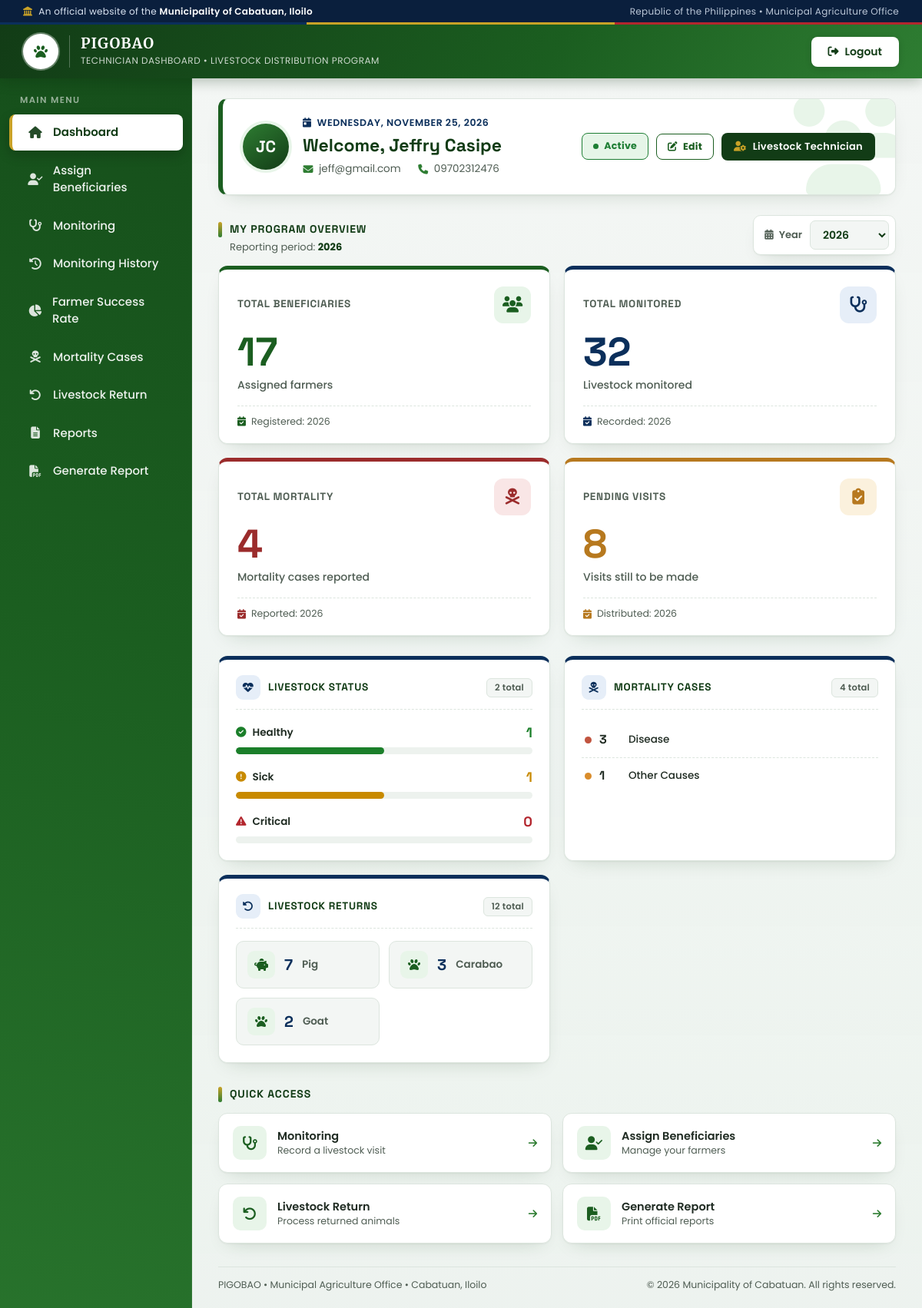
The app's page /technician_dashboard.php (signed in) with its own data.
### tables this page shows
CREATE TABLE `technicians` (
  `technician_id` int(10) UNSIGNED NOT NULL,
  `name` varchar(150) NOT NULL,
  `email` varchar(100) NOT NULL,
  `username` varchar(100) NOT NULL,
  `password` varchar(255) NOT NULL,
  `contact` varchar(50) DEFAULT NULL,
  `status` enum('active','inactive') NOT NULL DEFAULT 'active',
  `created_at` timestamp NOT NULL DEFAULT current_timestamp(),
  `updated_at` timestamp NOT NULL DEFAULT current_timestamp() ON UPDATE current_timestamp()
);

### technician_dashboard.php (the view, shortened to what this page needs)
<?php
require 'db.php';
$tech_id=(int)$_SESSION['technician_id'];
$tech=[];
$result=$conn->query("
    SELECT *
    FROM technicians
    WHERE technician_id=$tech_id
    LIMIT 1
");
if($result){
    $tech=$result->fetch_assoc()??[];
}
$yearRows=$conn->query("
    SELECT DISTINCT yr FROM (
        SELECT YEAR(registered_at)      AS yr FROM beneficiaries
        UNION SELECT YEAR(date_recorded)     FROM monitoring
        UNION SELECT YEAR(distribution_date) FROM distributions
    ) t
    WHERE yr IS NOT NULL
    ORDER BY yr DESC
");
$availableYears=[];
if($yearRows){
    while($yr=$yearRows->fetch_assoc()){
        $availableYears[]=(int)$yr['yr'];
    }
}
$yearParam=$_GET['year']??date('Y');
if($yearParam==='all'){
    $selectedYear='all';
}elseif(preg_match('/^\d{4}$/',$yearParam)){
    $selectedYear=(int)$yearParam;
}else{
    $selectedYear=(int)date('Y');
}
function yearFilter($column,$selectedYear){
    return "AND YEAR($column)=".(int)$selectedYear;
}
$total_beneficiaries=0;
$result=$conn->query("
    SELECT COUNT(*) AS cnt
    FROM beneficiaries
    WHERE barangay_id IN(
        SELECT barangay_id
        FROM technician_barangay
        WHERE technician_id=$tech_id
    )
    ".yearFilter('registered_at',$selectedYear)."
");
if($result){
    $row=$result->fetch_assoc();
    $total_beneficiaries=(int)($row['cnt']??0);
}
$total_monitoring=0;
$result=$conn->query("
    SELECT COUNT(*) AS cnt
    FROM monitoring
    WHERE created_by=$tech_id
    ".yearFilter('date_recorded',$selectedYear)."
");
if($result){
    $row=$result->fetch_assoc();
    $total_monitoring=(int)($row['cnt']??0);
}
$total_mortality=0;
$result=$conn->query("
    SELECT COUNT(*) AS cnt
    FROM monitoring m
    INNER JOIN distributions d
        ON m.distribution_id=d.distribution_id
    WHERE m.created_by=$tech_id
    AND (m.action='death' OR m.health_status='Dead')
    ".yearFilter('m.date_recorded',$selectedYear)."
");
if($result){
    $row=$result->fetch_assoc();
    $total_mortality=(int)($row['cnt']??0);
}
$total_pending_visits=0;
$result=$conn->query("
    SELECT COUNT(*) AS cnt
    FROM distributions d
    WHERE d.technician_id=$tech_id
    AND d.status='active'
    AND NOT EXISTS(
        SELECT 1 FROM monitoring m
        WHERE m.distribution_id=d.distribution_id
    )
    ".yearFilter('d.distribution_date',$selectedYear)."
");
if($result){
    $row=$result->fetch_assoc();
    $total_pending_visits=(int)($row['cnt']??0);
}
$livestock_status=['Healthy'=>0,'Sick'=>0,'Critical'=>0];
$result=$conn->query("
    SELECT m.health_status, COUNT(*) AS cnt
    FROM monitoring m
    INNER JOIN(
        SELECT distribution_id, MAX(monitoring_id) AS latest_id
        FROM monitoring
        GROUP BY distribution_id
    ) latest ON m.monitoring_id=latest.latest_id
    INNER JOIN distributions d ON d.distribution_id=m.distribution_id
    WHERE d.technician_id=$tech_id
    AND d.status='active'
    AND m.health_status IN('Healthy','Sick','Critical')
    ".yearFilter('m.date_recorded',$selectedYear)."
    GROUP BY m.health_status
");
if($result){
    while($row=$result->fetch_assoc()){
        $livestock_status[$row['health_status']]=(int)$row['cnt'];
    }
}
$livestock_status_total=array_sum($livestock_status);
$mortality_labels=[
    'disease'=>'Disease',
    'natural'=>'Natural Causes',
    'accident'=>'Accident',
    'unknown'=>'Unknown',
    'other'=>'Other Causes',
];
$mortality_breakdown=[];
$result=$conn->query("
    SELECT COALESCE(m.death_type,'other') AS death_type, COUNT(*) AS cnt
    FROM monitoring m
    INNER JOIN distributions d ON m.distribution_id=d.distribution_id
    WHERE m.created_by=$tech_id
    AND(m.action='death' OR m.health_status='Dead')
    ".yearFilter('m.date_recorded',$selectedYear)."
    GROUP BY death_type
    ORDER BY cnt DESC
");
if($result){
    while($row=$result->fetch_assoc()){
        $key=$row['death_type'];
        $label=$mortality_labels[$key]??ucfirst($key);
        $mortality_breakdown[]=['label'=>$label,'cnt'=>(int)$row['cnt']];
    }
}
$returns_breakdown=[];
$total_returns=0;
$result=$conn->query("
    SELECT l.kind, COUNT(*) AS cnt
    FROM distributions d
    INNER JOIN livestock l ON d.livestock_id=l.livestock_id
    WHERE d.technician_id=$tech_id
    AND d.status='returned'
    ".yearFilter('d.return_date',$selectedYear)."
    GROUP BY l.kind
    ORDER BY cnt DESC
");
if($result){
    while($row=$result->fetch_assoc()){
        $returns_breakdown[]=['label'=>ucfirst($row['kind']),'cnt'=>(int)$row['cnt']];
        $total_returns+=(int)$row['cnt'];
    }
}
$kindIcons=[
    'carabao'=>'fa-paw',
    'cow'=>'fa-paw',
    'goat'=>'fa-paw',
    'pig'=>'fa-piggy-bank',
    'chicken'=>'fa-egg',
];
$nameParts=preg_split('/\s+/',trim($tech['name']??''));
$initials='';
foreach(array_slice($nameParts,0,2) as $part){
    if($part!==''){
        $initials.=mb_strtoupper(mb_substr($part,0,1));
    }
}
$periodText=$selectedYear==='all'?'All Time':(string)(int)$selectedYear;
$statusRaw=strtolower(trim($tech['status']??''));
$statusClass='status-neutral';
if(in_array($statusRaw,['active','approved'],true)){
    $statusClass='status-active';
}elseif(in_array($statusRaw,['inactive','disabled','suspended'],true)){
    $statusClass='status-inactive';
}elseif($statusRaw==='pending'){
    $statusClass='status-pending';
}
?>
<!DOCTYPE html>
<html lang="en">
<head>
<link rel="stylesheet" href="https://cdnjs.cloudflare.com/ajax/libs/font-awesome/6.4.0/css/all.min.css">
</head>
<body>
<div class="gov-strip">
    <div class="left">
        <i class="fas fa-landmark"></i>
        <span>An official website of the <strong>Municipality of Cabatuan, Iloilo</strong></span>
    </div>
    <div class="right">Republic of the Philippines &bull; Municipal Agriculture Office</div>
</div>
<header>
    <div class="brand">
        <div class="seal">
        </div>
        <div class="titles">
            <h1>PIGOBAO</h1>
            <small>Technician Dashboard &bull; Livestock Distribution Program</small>
        </div>
    </div>
    <a href="tech_logout.php" class="logout">
        <i class="fas fa-right-from-bracket"></i>
        Logout
    </a>
</header>
<div class="sidebar">
    <div class="menu-title">Main Menu</div>
    <a href="technician_dashboard.php" class="active">
        <i class="fas fa-home"></i>
        Dashboard
    </a>
    <a href="technicianside/assign_beneficiaries.php">
        <i class="fas fa-user-check"></i>
        Assign Beneficiaries
    </a>
    <a href="technicianside/monitoring.php">
        <i class="fas fa-stethoscope"></i>
        Monitoring
    </a>
    <a href="technicianside/monitoring_history.php">
        <i class="fas fa-history"></i>
        Monitoring History
    </a>
    <a href="technicianside/farmer_success_rate.php">
        <i class="fas fa-chart-pie"></i>
        Farmer Success Rate
    </a>
    <a href="technicianside/mortality_cases.php">
        <i class="fas fa-skull-crossbones"></i>
        Mortality Cases
    </a>
    <a href="technicianside/livestock_return.php">
        <i class="fas fa-undo"></i>
        Livestock Return
    </a>
    <a href="technicianside/tech_reports.php">
        <i class="fas fa-file-alt"></i>
        Reports
    </a>
    <a href="technicianside/generate_report.php">
        <i class="fas fa-file-pdf"></i>
        Generate Report
    </a>
</div>
<div class="main-content">
    <div class="profile-card">
        <div class="avatar-badge"><?=htmlspecialchars($initials)?></div>
        <div class="profile-info">
            <div class="date">
                <i class="fas fa-calendar-day"></i>
                <?=date('l, F j, Y')?>
            </div>
            <h2>Welcome, <?=htmlspecialchars($tech['name']??'Technician')?></h2>
            <div class="profile-meta">
                <span><i class="fas fa-envelope"></i> <?=htmlspecialchars($tech['email']??'')?></span>
                <span><i class="fas fa-phone"></i> <?=htmlspecialchars($tech['contact']??'')?></span>
            </div>
        </div>
        <div class="profile-badges">
            <span class="status-pill <?=$statusClass?>"><?=htmlspecialchars($tech['status']??'Unknown')?></span>
            <button type="button" class="edit-btn" id="openEditModal">
                <i class="fas fa-pen-to-square"></i>
                Edit
            </button>
            <span class="role-pill">
                <i class="fas fa-user-gear"></i>
                Livestock Technician
            </span>
        </div>
    </div>
    <div class="overview-bar">
        <div>
            <p class="section-label">My Program Overview</p>
            <p class="period">
                Reporting period:
                <strong><?=$periodText?></strong>
            </p>
        </div>
        <form class="year-filter" method="GET">
            <label for="year">
                <i class="fas fa-calendar-days"></i>
                Year
            </label>
            <select name="year" id="year" onchange="this.form.submit()">
                <?php foreach($availableYears as $yr): ?>
                    <option value="<?=$yr?>" <?=($selectedYear===$yr)?'selected':''?>><?=$yr?></option>
                <?php endforeach; ?>
            </select>
        </form>
    </div>
    <div class="dashboard-cards">
        <div class="card -beneficiaries">
            <div class="card-top">
                <span class="card-label">Total Beneficiaries</span>
                <div class="card-icon"><i class="fas fa-users"></i></div>
            </div>
            <div class="number"><?=number_format($total_beneficiaries)?></div>
            <div class="description">Assigned farmers</div>
            <div class="card-foot"><i class="fas fa-calendar-check"></i> Registered: <?=$periodText?></div>
        </div>
        <div class="card -monitoring">
            <div class="card-top">
                <span class="card-label">Total Monitored</span>
                <div class="card-icon"><i class="fas fa-stethoscope"></i></div>
            </div>
            <div class="number"><?=number_format($total_monitoring)?></div>
            <div class="description">Livestock monitored</div>
            <div class="card-foot"><i class="fas fa-calendar-check"></i> Recorded: <?=$periodText?></div>
        </div>
        <div class="card -mortality">
            <div class="card-top">
                <span class="card-label">Total Mortality</span>
                <div class="card-icon"><i class="fas fa-skull-crossbones"></i></div>
            </div>
            <div class="number"><?=number_format($total_mortality)?></div>
            <div class="description">Mortality cases reported</div>
            <div class="card-foot"><i class="fas fa-calendar-check"></i> Reported: <?=$periodText?></div>
        </div>
        <div class="card -pending">
            <div class="card-top">
                <span class="card-label">Pending Visits</span>
                <div class="card-icon"><i class="fas fa-clipboard-check"></i></div>
            </div>
            <div class="number"><?=number_format($total_pending_visits)?></div>
            <div class="description">Visits still to be made</div>
            <div class="card-foot"><i class="fas fa-calendar-check"></i> Distributed: <?=$periodText?></div>
        </div>
    </div>
    <div class="panel-row">
        <div class="panel">
            <p class="panel-title">
                <i class="fas fa-heart-pulse"></i>
                Livestock Status
                <span class="panel-total"><?=$livestock_status_total?> total</span>
            </p>
            <?php if($livestock_status_total===0): ?>
                <p class="panel-empty">No active livestock health records yet.</p>
            <?php else: ?>
                <?php
                $meters=[
                    ['Healthy','-healthy','fa-circle-check'],
                    ['Sick','-sick','fa-circle-exclamation'],
                    ['Critical','-critical','fa-triangle-exclamation'],
                ];
                foreach($meters as $m):
                    $count=$livestock_status[$m[0]];
                    $pct=round(($count/$livestock_status_total)*100);
                ?>
                <div class="meter <?=$m[1]?>">
                    <div class="meter-head">
                        <span><i class="fas <?=$m[2]?>"></i><?=$m[0]?></span>
                        <strong><?=$count?></strong>
                    </div>
                    <div class="meter-track"><div class="meter-fill" style="width:<?=$pct?>%"></div></div>
                </div>
                <?php endforeach; ?>
            <?php endif; ?>
        </div>
        <div class="panel">
            <p class="panel-title">
                <i class="fas fa-skull-crossbones"></i>
                Mortality Cases
                <span class="panel-total"><?=$total_mortality?> total</span>
            </p>
            <?php if(empty($mortality_breakdown)): ?>
                <p class="panel-empty">No mortality cases recorded yet.</p>
            <?php else: ?>
                <?php foreach($mortality_breakdown as $row): ?>
                    <div class="breakdown-row">
                        <span class="breakdown-dot"></span>
                        <span class="breakdown-count"><?=$row['cnt']?></span>
                        <span class="breakdown-label"><?=htmlspecialchars($row['label'])?></span>
                    </div>
                <?php endforeach; ?>
            <?php endif; ?>
        </div>
        <div class="panel">
            <p class="panel-title">
                <i class="fas fa-rotate-left"></i>
                Livestock Returns
                <span class="panel-total"><?=$total_returns?> total</span>
            </p>
            <?php if(empty($returns_breakdown)): ?>
                <p class="panel-empty">No livestock returns recorded yet.</p>
            <?php else: ?>
                <div class="returns-grid">
                    <?php foreach($returns_breakdown as $row):
                        $icon=$kindIcons[strtolower($row['label'])]??'fa-paw'; ?>
                        <div class="returns-item">
                            <i class="fas <?=$icon?>"></i>
                            <strong><?=$row['cnt']?></strong>
                            <span><?=htmlspecialchars($row['label'])?></span>
                        </div>
                    <?php endforeach; ?>
                </div>
            <?php endif; ?>
        </div>
    </div>
    <div class="quick-access">
        <p class="section-label">Quick Access</p>
        <div class="quick-grid">
            <a class="quick-link" href="technicianside/monitoring.php">
                <span class="q-icon"><i class="fas fa-stethoscope"></i></span>
                <span class="q-text">Monitoring<small>Record a livestock visit</small></span>
                <i class="fas fa-arrow-right"></i>
            </a>
            <a class="quick-link" href="technicianside/assign_beneficiaries.php">
                <span class="q-icon"><i class="fas fa-user-check"></i></span>
                <span class="q-text">Assign Beneficiaries<small>Manage your farmers</small></span>
                <i class="fas fa-arrow-right"></i>
            </a>
            <a class="quick-link" href="technicianside/livestock_return.php">
                <span class="q-icon"><i class="fas fa-undo"></i></span>
                <span class="q-text">Livestock Return<small>Process returned animals</small></span>
                <i class="fas fa-arrow-right"></i>
            </a>
            <a class="quick-link" href="technicianside/generate_report.php">
                <span class="q-icon"><i class="fas fa-file-pdf"></i></span>
                <span class="q-text">Generate Report<small>Print official reports</small></span>
                <i class="fas fa-arrow-right"></i>
            </a>
        </div>
    </div>
    <div class="gov-footer">
        <div class="inner">
            <span>PIGOBAO &bull; Municipal Agriculture Office &bull; Cabatuan, Iloilo</span>
            <span>&copy; <?=date('Y')?> Municipality of Cabatuan. All rights reserved.</span>
        </div>
    </div>
</div>
</body>
</html>

### records on screen
technicians: name "Jeffry Casipe", email "jeff@gmail.com", contact "09702312476", status "Active"

### other values on screen
$initials "JC"
$periodText "2026"
$total_beneficiaries "17"
$total_monitoring "32"
$total_mortality "4"
$total_pending_visits "8"
$livestock_status_total "2"
$m[0] "Healthy"
$count "1"
$m[0] "Sick"
$m[0] "Critical"
$count "0"
$row['cnt'] "3"
$row['label'] "Disease"
$row['cnt'] "1"
